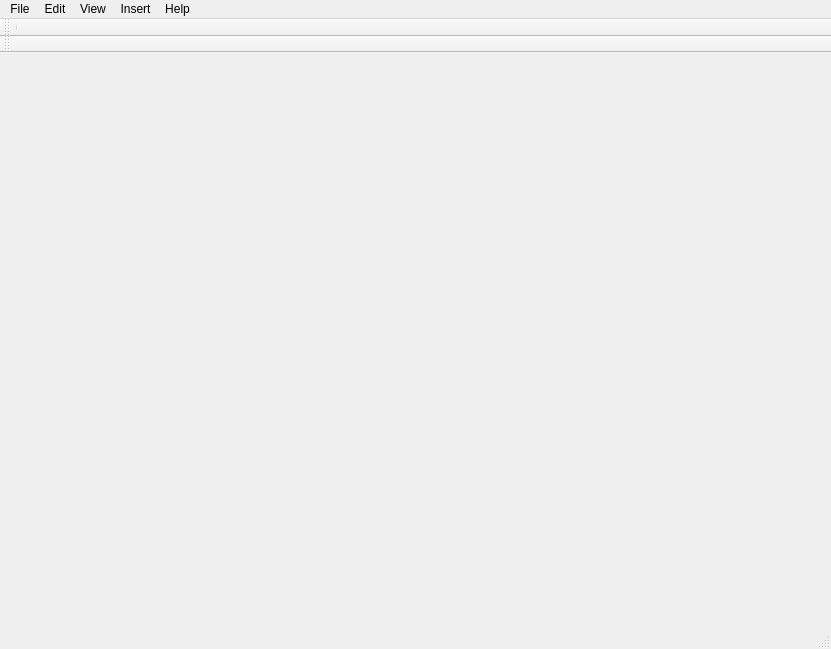
<?xml version="1.0" encoding="UTF-8"?>
<ui version="4.0">
 <class>MainWindow</class>
 <widget class="QMainWindow" name="MainWindow">
  <property name="geometry">
   <rect>
    <x>0</x>
    <y>0</y>
    <width>831</width>
    <height>649</height>
   </rect>
  </property>
  <property name="windowTitle">
   <string>MainWindow</string>
  </property>
  <widget class="QWidget" name="centralWidget"/>
  <widget class="QMenuBar" name="bar">
   <property name="geometry">
    <rect>
     <x>0</x>
     <y>0</y>
     <width>831</width>
     <height>21</height>
    </rect>
   </property>
   <widget class="QMenu" name="menu_1">
    <property name="title">
     <string>File</string>
    </property>
    <addaction name="m1act1"/>
    <addaction name="m1act2"/>
    <addaction name="separator"/>
    <addaction name="m1act3"/>
    <addaction name="m1act4"/>
    <addaction name="separator"/>
    <addaction name="m1act5"/>
    <addaction name="separator"/>
    <addaction name="m1act6"/>
   </widget>
   <widget class="QMenu" name="menu_2">
    <property name="title">
     <string>Edit</string>
    </property>
    <addaction name="m2act1"/>
    <addaction name="m2act2"/>
    <addaction name="separator"/>
    <addaction name="m2act3"/>
    <addaction name="m2act4"/>
    <addaction name="m2act5"/>
    <addaction name="m2act6"/>
    <addaction name="separator"/>
    <addaction name="m2act7"/>
    <addaction name="m2act8"/>
    <addaction name="separator"/>
   </widget>
   <widget class="QMenu" name="menu_3">
    <property name="title">
     <string>View</string>
    </property>
    <addaction name="separator"/>
    <addaction name="m3act1"/>
    <addaction name="m3act2"/>
    <addaction name="separator"/>
    <addaction name="m3act3"/>
   </widget>
   <widget class="QMenu" name="menu_4">
    <property name="title">
     <string>Insert</string>
    </property>
    <addaction name="m4act1"/>
    <addaction name="m4act2"/>
   </widget>
   <widget class="QMenu" name="menu_5">
    <property name="title">
     <string>Help</string>
    </property>
    <addaction name="m5act1_2"/>
   </widget>
   <addaction name="menu_1"/>
   <addaction name="menu_2"/>
   <addaction name="menu_3"/>
   <addaction name="menu_4"/>
   <addaction name="menu_5"/>
  </widget>
  <widget class="QStatusBar" name="statusBar"/>
  <widget class="QToolBar" name="toolBar">
   <property name="windowTitle">
    <string>toolBar</string>
   </property>
   <attribute name="toolBarArea">
    <enum>TopToolBarArea</enum>
   </attribute>
   <attribute name="toolBarBreak">
    <bool>false</bool>
   </attribute>
   <addaction name="separator"/>
  </widget>
  <widget class="QToolBar" name="toolBar_2">
   <property name="windowTitle">
    <string>toolBar_2</string>
   </property>
   <attribute name="toolBarArea">
    <enum>TopToolBarArea</enum>
   </attribute>
   <attribute name="toolBarBreak">
    <bool>true</bool>
   </attribute>
  </widget>
  <action name="m1act2">
   <property name="text">
    <string>Open</string>
   </property>
  </action>
  <action name="m1act3">
   <property name="text">
    <string>Save</string>
   </property>
  </action>
  <action name="m1act4">
   <property name="text">
    <string>Save as</string>
   </property>
  </action>
  <action name="m1act1">
   <property name="text">
    <string>New</string>
   </property>
  </action>
  <action name="m1act5">
   <property name="text">
    <string>Print</string>
   </property>
  </action>
  <action name="m1act6">
   <property name="text">
    <string>Quit</string>
   </property>
  </action>
  <action name="m2act1">
   <property name="text">
    <string>Undo</string>
   </property>
  </action>
  <action name="m2act2">
   <property name="text">
    <string>Redo</string>
   </property>
  </action>
  <action name="m2act4">
   <property name="text">
    <string>Copy</string>
   </property>
  </action>
  <action name="m2act5">
   <property name="text">
    <string>Paste</string>
   </property>
  </action>
  <action name="m2act3">
   <property name="text">
    <string>Cut</string>
   </property>
  </action>
  <action name="m2act6">
   <property name="text">
    <string>Select All</string>
   </property>
  </action>
  <action name="m2act7">
   <property name="text">
    <string>Find</string>
   </property>
  </action>
  <action name="m2act8">
   <property name="text">
    <string>Find and Replace</string>
   </property>
  </action>
  <action name="m3act3">
   <property name="text">
    <string>Fullscreen</string>
   </property>
  </action>
  <action name="m4act1">
   <property name="text">
    <string>Table</string>
   </property>
  </action>
  <action name="m4act2">
   <property name="text">
    <string>Image</string>
   </property>
  </action>
  <action name="m4act3">
   <property name="text">
    <string>File</string>
   </property>
  </action>
  <action name="m6act1">
   <property name="text">
    <string>About Editor</string>
   </property>
  </action>
  <action name="m3act1">
   <property name="text">
    <string>Zoom in</string>
   </property>
  </action>
  <action name="m3act2">
   <property name="text">
    <string>Zoom out</string>
   </property>
  </action>
  <action name="m5act1">
   <property name="text">
    <string>Font</string>
   </property>
  </action>
  <action name="m5act1_2">
   <property name="text">
    <string>About Editor</string>
   </property>
  </action>
 </widget>
 <layoutdefault spacing="6" margin="11"/>
 <resources/>
 <connections/>
</ui>
